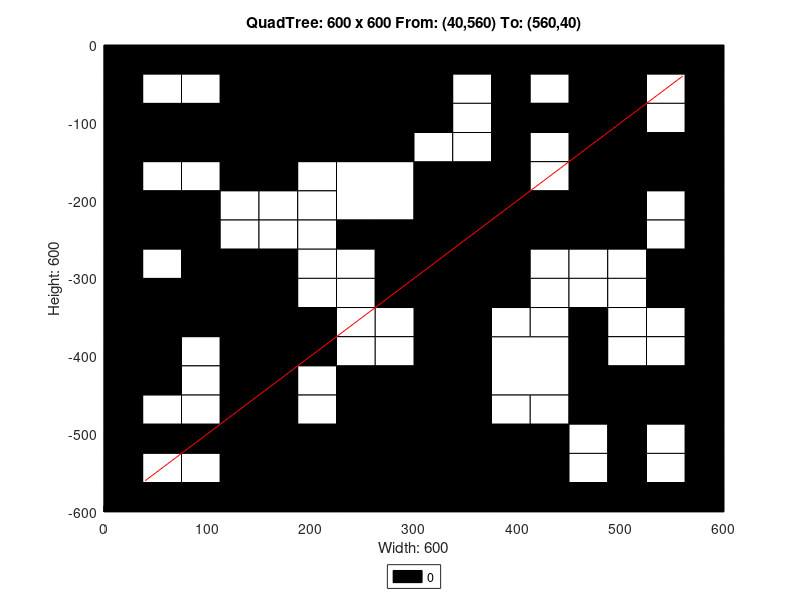

Write the MATLAB code that produced this figure.
axis([0 600 -600 0]);
title('QuadTree: 600 x 600 From: (40,560) To: (560,40)');
xlabel('Width: 600');
ylabel('Height: 600');
rectangle('Position',[150 -150 150 150], 'FaceColor',[0 0 0]);
rectangle('Position',[0 -150 75 75], 'FaceColor',[0 0 0]);
rectangle('Position',[75 -150 75 75], 'FaceColor',[0 0 0]);
rectangle('Position',[225 -225 75 75], 'FaceColor',[1 1 1]);
rectangle('Position',[450 -75 75 75], 'FaceColor',[0 0 0]);
rectangle('Position',[450 -150 75 75], 'FaceColor',[0 0 0]);
rectangle('Position',[300 -225 75 75], 'FaceColor',[0 0 0]);
rectangle('Position',[300 -300 75 75], 'FaceColor',[0 0 0]);
rectangle('Position',[450 -225 75 75], 'FaceColor',[0 0 0]);
rectangle('Position',[0 -375 75 75], 'FaceColor',[0 0 0]);
rectangle('Position',[75 -375 75 75], 'FaceColor',[0 0 0]);
rectangle('Position',[0 -450 75 75], 'FaceColor',[0 0 0]);
rectangle('Position',[225 -525 75 75], 'FaceColor',[0 0 0]);
rectangle('Position',[150 -600 75 75], 'FaceColor',[0 0 0]);
rectangle('Position',[225 -600 75 75], 'FaceColor',[0 0 0]);
rectangle('Position',[300 -375 75 75], 'FaceColor',[0 0 0]);
rectangle('Position',[300 -450 75 75], 'FaceColor',[0 0 0]);
rectangle('Position',[375 -450 75 75], 'FaceColor',[1 1 1]);
rectangle('Position',[300 -525 75 75], 'FaceColor',[0 0 0]);
rectangle('Position',[300 -600 75 75], 'FaceColor',[0 0 0]);
rectangle('Position',[375 -600 75 75], 'FaceColor',[0 0 0]);
rectangle('Position',[0 -37.5 37.5 37.5], 'FaceColor',[0 0 0]);
rectangle('Position',[37.5 -37.5 37.5 37.5], 'FaceColor',[0 0 0]);
rectangle('Position',[0 -75 37.5 37.5], 'FaceColor',[0 0 0]);
rectangle('Position',[37.5 -75 37.5 37.5], 'FaceColor',[1 1 1]);
rectangle('Position',[75 -37.5 37.5 37.5], 'FaceColor',[0 0 0]);
rectangle('Position',[112.5 -37.5 37.5 37.5], 'FaceColor',[0 0 0]);
rectangle('Position',[75 -75 37.5 37.5], 'FaceColor',[1 1 1]);
rectangle('Position',[112.5 -75 37.5 37.5], 'FaceColor',[0 0 0]);
rectangle('Position',[0 -187.5 37.5 37.5], 'FaceColor',[0 0 0]);
rectangle('Position',[37.5 -187.5 37.5 37.5], 'FaceColor',[1 1 1]);
rectangle('Position',[0 -225 37.5 37.5], 'FaceColor',[0 0 0]);
rectangle('Position',[37.5 -225 37.5 37.5], 'FaceColor',[0 0 0]);
rectangle('Position',[75 -187.5 37.5 37.5], 'FaceColor',[1 1 1]);
rectangle('Position',[112.5 -187.5 37.5 37.5], 'FaceColor',[0 0 0]);
rectangle('Position',[75 -225 37.5 37.5], 'FaceColor',[0 0 0]);
rectangle('Position',[112.5 -225 37.5 37.5], 'FaceColor',[1 1 1]);
rectangle('Position',[0 -262.5 37.5 37.5], 'FaceColor',[0 0 0]);
rectangle('Position',[37.5 -262.5 37.5 37.5], 'FaceColor',[0 0 0]);
rectangle('Position',[0 -300 37.5 37.5], 'FaceColor',[0 0 0]);
rectangle('Position',[37.5 -300 37.5 37.5], 'FaceColor',[1 1 1]);
rectangle('Position',[75 -262.5 37.5 37.5], 'FaceColor',[0 0 0]);
rectangle('Position',[112.5 -262.5 37.5 37.5], 'FaceColor',[1 1 1]);
rectangle('Position',[75 -300 37.5 37.5], 'FaceColor',[0 0 0]);
rectangle('Position',[112.5 -300 37.5 37.5], 'FaceColor',[0 0 0]);
rectangle('Position',[150 -187.5 37.5 37.5], 'FaceColor',[0 0 0]);
rectangle('Position',[187.5 -187.5 37.5 37.5], 'FaceColor',[1 1 1]);
rectangle('Position',[150 -225 37.5 37.5], 'FaceColor',[1 1 1]);
rectangle('Position',[187.5 -225 37.5 37.5], 'FaceColor',[1 1 1]);
rectangle('Position',[150 -262.5 37.5 37.5], 'FaceColor',[1 1 1]);
rectangle('Position',[187.5 -262.5 37.5 37.5], 'FaceColor',[1 1 1]);
rectangle('Position',[150 -300 37.5 37.5], 'FaceColor',[0 0 0]);
rectangle('Position',[187.5 -300 37.5 37.5], 'FaceColor',[1 1 1]);
rectangle('Position',[225 -262.5 37.5 37.5], 'FaceColor',[0 0 0]);
rectangle('Position',[262.5 -262.5 37.5 37.5], 'FaceColor',[0 0 0]);
rectangle('Position',[225 -300 37.5 37.5], 'FaceColor',[1 1 1]);
rectangle('Position',[262.5 -300 37.5 37.5], 'FaceColor',[0 0 0]);
rectangle('Position',[300 -37.5 37.5 37.5], 'FaceColor',[0 0 0]);
rectangle('Position',[337.5 -37.5 37.5 37.5], 'FaceColor',[0 0 0]);
rectangle('Position',[300 -75 37.5 37.5], 'FaceColor',[0 0 0]);
rectangle('Position',[337.5 -75 37.5 37.5], 'FaceColor',[1 1 1]);
rectangle('Position',[375 -37.5 37.5 37.5], 'FaceColor',[0 0 0]);
rectangle('Position',[412.5 -37.5 37.5 37.5], 'FaceColor',[0 0 0]);
rectangle('Position',[375 -75 37.5 37.5], 'FaceColor',[0 0 0]);
rectangle('Position',[412.5 -75 37.5 37.5], 'FaceColor',[1 1 1]);
rectangle('Position',[300 -112.5 37.5 37.5], 'FaceColor',[0 0 0]);
rectangle('Position',[337.5 -112.5 37.5 37.5], 'FaceColor',[1 1 1]);
rectangle('Position',[300 -150 37.5 37.5], 'FaceColor',[1 1 1]);
rectangle('Position',[337.5 -150 37.5 37.5], 'FaceColor',[1 1 1]);
rectangle('Position',[375 -112.5 37.5 37.5], 'FaceColor',[0 0 0]);
rectangle('Position',[412.5 -112.5 37.5 37.5], 'FaceColor',[0 0 0]);
rectangle('Position',[375 -150 37.5 37.5], 'FaceColor',[0 0 0]);
rectangle('Position',[412.5 -150 37.5 37.5], 'FaceColor',[1 1 1]);
rectangle('Position',[525 -37.5 37.5 37.5], 'FaceColor',[0 0 0]);
rectangle('Position',[562.5 -37.5 37.5 37.5], 'FaceColor',[0 0 0]);
rectangle('Position',[525 -75 37.5 37.5], 'FaceColor',[1 1 1]);
rectangle('Position',[562.5 -75 37.5 37.5], 'FaceColor',[0 0 0]);
rectangle('Position',[525 -112.5 37.5 37.5], 'FaceColor',[1 1 1]);
rectangle('Position',[562.5 -112.5 37.5 37.5], 'FaceColor',[0 0 0]);
rectangle('Position',[525 -150 37.5 37.5], 'FaceColor',[0 0 0]);
rectangle('Position',[562.5 -150 37.5 37.5], 'FaceColor',[0 0 0]);
rectangle('Position',[375 -187.5 37.5 37.5], 'FaceColor',[0 0 0]);
rectangle('Position',[412.5 -187.5 37.5 37.5], 'FaceColor',[1 1 1]);
rectangle('Position',[375 -225 37.5 37.5], 'FaceColor',[0 0 0]);
rectangle('Position',[412.5 -225 37.5 37.5], 'FaceColor',[0 0 0]);
rectangle('Position',[375 -262.5 37.5 37.5], 'FaceColor',[0 0 0]);
rectangle('Position',[412.5 -262.5 37.5 37.5], 'FaceColor',[0 0 0]);
rectangle('Position',[375 -300 37.5 37.5], 'FaceColor',[0 0 0]);
rectangle('Position',[412.5 -300 37.5 37.5], 'FaceColor',[1 1 1]);
rectangle('Position',[525 -187.5 37.5 37.5], 'FaceColor',[0 0 0]);
rectangle('Position',[562.5 -187.5 37.5 37.5], 'FaceColor',[0 0 0]);
rectangle('Position',[525 -225 37.5 37.5], 'FaceColor',[1 1 1]);
rectangle('Position',[562.5 -225 37.5 37.5], 'FaceColor',[0 0 0]);
rectangle('Position',[450 -262.5 37.5 37.5], 'FaceColor',[0 0 0]);
rectangle('Position',[487.5 -262.5 37.5 37.5], 'FaceColor',[0 0 0]);
rectangle('Position',[450 -300 37.5 37.5], 'FaceColor',[1 1 1]);
rectangle('Position',[487.5 -300 37.5 37.5], 'FaceColor',[1 1 1]);
rectangle('Position',[525 -262.5 37.5 37.5], 'FaceColor',[1 1 1]);
rectangle('Position',[562.5 -262.5 37.5 37.5], 'FaceColor',[0 0 0]);
rectangle('Position',[525 -300 37.5 37.5], 'FaceColor',[0 0 0]);
rectangle('Position',[562.5 -300 37.5 37.5], 'FaceColor',[0 0 0]);
rectangle('Position',[75 -412.5 37.5 37.5], 'FaceColor',[1 1 1]);
rectangle('Position',[112.5 -412.5 37.5 37.5], 'FaceColor',[0 0 0]);
rectangle('Position',[75 -450 37.5 37.5], 'FaceColor',[1 1 1]);
rectangle('Position',[112.5 -450 37.5 37.5], 'FaceColor',[0 0 0]);
rectangle('Position',[150 -337.5 37.5 37.5], 'FaceColor',[0 0 0]);
rectangle('Position',[187.5 -337.5 37.5 37.5], 'FaceColor',[1 1 1]);
rectangle('Position',[150 -375 37.5 37.5], 'FaceColor',[0 0 0]);
rectangle('Position',[187.5 -375 37.5 37.5], 'FaceColor',[0 0 0]);
rectangle('Position',[225 -337.5 37.5 37.5], 'FaceColor',[1 1 1]);
rectangle('Position',[262.5 -337.5 37.5 37.5], 'FaceColor',[0 0 0]);
rectangle('Position',[225 -375 37.5 37.5], 'FaceColor',[1 1 1]);
rectangle('Position',[262.5 -375 37.5 37.5], 'FaceColor',[1 1 1]);
rectangle('Position',[150 -412.5 37.5 37.5], 'FaceColor',[0 0 0]);
rectangle('Position',[187.5 -412.5 37.5 37.5], 'FaceColor',[0 0 0]);
rectangle('Position',[150 -450 37.5 37.5], 'FaceColor',[0 0 0]);
rectangle('Position',[187.5 -450 37.5 37.5], 'FaceColor',[1 1 1]);
rectangle('Position',[225 -412.5 37.5 37.5], 'FaceColor',[1 1 1]);
rectangle('Position',[262.5 -412.5 37.5 37.5], 'FaceColor',[1 1 1]);
rectangle('Position',[225 -450 37.5 37.5], 'FaceColor',[0 0 0]);
rectangle('Position',[262.5 -450 37.5 37.5], 'FaceColor',[0 0 0]);
rectangle('Position',[0 -487.5 37.5 37.5], 'FaceColor',[0 0 0]);
rectangle('Position',[37.5 -487.5 37.5 37.5], 'FaceColor',[1 1 1]);
rectangle('Position',[0 -525 37.5 37.5], 'FaceColor',[0 0 0]);
rectangle('Position',[37.5 -525 37.5 37.5], 'FaceColor',[0 0 0]);
rectangle('Position',[75 -487.5 37.5 37.5], 'FaceColor',[1 1 1]);
rectangle('Position',[112.5 -487.5 37.5 37.5], 'FaceColor',[0 0 0]);
rectangle('Position',[75 -525 37.5 37.5], 'FaceColor',[0 0 0]);
rectangle('Position',[112.5 -525 37.5 37.5], 'FaceColor',[0 0 0]);
rectangle('Position',[0 -562.5 37.5 37.5], 'FaceColor',[0 0 0]);
rectangle('Position',[37.5 -562.5 37.5 37.5], 'FaceColor',[1 1 1]);
rectangle('Position',[0 -600 37.5 37.5], 'FaceColor',[0 0 0]);
rectangle('Position',[37.5 -600 37.5 37.5], 'FaceColor',[0 0 0]);
rectangle('Position',[75 -562.5 37.5 37.5], 'FaceColor',[1 1 1]);
rectangle('Position',[112.5 -562.5 37.5 37.5], 'FaceColor',[0 0 0]);
rectangle('Position',[75 -600 37.5 37.5], 'FaceColor',[0 0 0]);
rectangle('Position',[112.5 -600 37.5 37.5], 'FaceColor',[0 0 0]);
rectangle('Position',[150 -487.5 37.5 37.5], 'FaceColor',[0 0 0]);
rectangle('Position',[187.5 -487.5 37.5 37.5], 'FaceColor',[1 1 1]);
rectangle('Position',[150 -525 37.5 37.5], 'FaceColor',[0 0 0]);
rectangle('Position',[187.5 -525 37.5 37.5], 'FaceColor',[0 0 0]);
rectangle('Position',[375 -337.5 37.5 37.5], 'FaceColor',[0 0 0]);
rectangle('Position',[412.5 -337.5 37.5 37.5], 'FaceColor',[1 1 1]);
rectangle('Position',[375 -375 37.5 37.5], 'FaceColor',[1 1 1]);
rectangle('Position',[412.5 -375 37.5 37.5], 'FaceColor',[1 1 1]);
rectangle('Position',[450 -337.5 37.5 37.5], 'FaceColor',[1 1 1]);
rectangle('Position',[487.5 -337.5 37.5 37.5], 'FaceColor',[1 1 1]);
rectangle('Position',[450 -375 37.5 37.5], 'FaceColor',[0 0 0]);
rectangle('Position',[487.5 -375 37.5 37.5], 'FaceColor',[1 1 1]);
rectangle('Position',[525 -337.5 37.5 37.5], 'FaceColor',[0 0 0]);
rectangle('Position',[562.5 -337.5 37.5 37.5], 'FaceColor',[0 0 0]);
rectangle('Position',[525 -375 37.5 37.5], 'FaceColor',[1 1 1]);
rectangle('Position',[562.5 -375 37.5 37.5], 'FaceColor',[0 0 0]);
rectangle('Position',[450 -412.5 37.5 37.5], 'FaceColor',[0 0 0]);
rectangle('Position',[487.5 -412.5 37.5 37.5], 'FaceColor',[1 1 1]);
rectangle('Position',[450 -450 37.5 37.5], 'FaceColor',[0 0 0]);
rectangle('Position',[487.5 -450 37.5 37.5], 'FaceColor',[0 0 0]);
rectangle('Position',[525 -412.5 37.5 37.5], 'FaceColor',[1 1 1]);
rectangle('Position',[562.5 -412.5 37.5 37.5], 'FaceColor',[0 0 0]);
rectangle('Position',[525 -450 37.5 37.5], 'FaceColor',[0 0 0]);
rectangle('Position',[562.5 -450 37.5 37.5], 'FaceColor',[0 0 0]);
rectangle('Position',[375 -487.5 37.5 37.5], 'FaceColor',[1 1 1]);
rectangle('Position',[412.5 -487.5 37.5 37.5], 'FaceColor',[1 1 1]);
rectangle('Position',[375 -525 37.5 37.5], 'FaceColor',[0 0 0]);
rectangle('Position',[412.5 -525 37.5 37.5], 'FaceColor',[0 0 0]);
rectangle('Position',[450 -487.5 37.5 37.5], 'FaceColor',[0 0 0]);
rectangle('Position',[487.5 -487.5 37.5 37.5], 'FaceColor',[0 0 0]);
rectangle('Position',[450 -525 37.5 37.5], 'FaceColor',[1 1 1]);
rectangle('Position',[487.5 -525 37.5 37.5], 'FaceColor',[0 0 0]);
rectangle('Position',[525 -487.5 37.5 37.5], 'FaceColor',[0 0 0]);
rectangle('Position',[562.5 -487.5 37.5 37.5], 'FaceColor',[0 0 0]);
rectangle('Position',[525 -525 37.5 37.5], 'FaceColor',[1 1 1]);
rectangle('Position',[562.5 -525 37.5 37.5], 'FaceColor',[0 0 0]);
rectangle('Position',[450 -562.5 37.5 37.5], 'FaceColor',[1 1 1]);
rectangle('Position',[487.5 -562.5 37.5 37.5], 'FaceColor',[0 0 0]);
rectangle('Position',[450 -600 37.5 37.5], 'FaceColor',[0 0 0]);
rectangle('Position',[487.5 -600 37.5 37.5], 'FaceColor',[0 0 0]);
rectangle('Position',[525 -562.5 37.5 37.5], 'FaceColor',[1 1 1]);
rectangle('Position',[562.5 -562.5 37.5 37.5], 'FaceColor',[0 0 0]);
rectangle('Position',[525 -600 37.5 37.5], 'FaceColor',[0 0 0]);
rectangle('Position',[562.5 -600 37.5 37.5], 'FaceColor',[0 0 0]);
X=[560,40];
Y=[-40,-560];
hold on;
plot(X,Y,'r');
legend('0','Location','southoutside');
